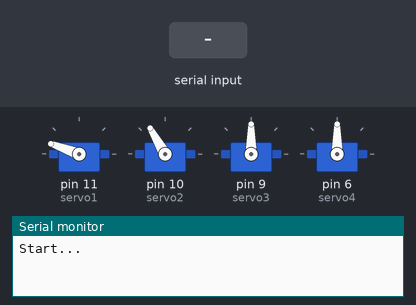
Bench run of a sketch on a simulated Arduino Uno, built with avr-gcc and run on an emulated ATmega328P. Shown: 4 × servo, the last lines printed to the serial monitor. Inputs (shaded band) come from the test bench.

Above: at 1.2 s.
1.3 s: "PICK" received over Serial
At 2.0 s:
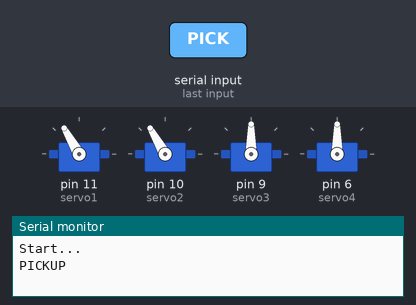
At 7.7 s:
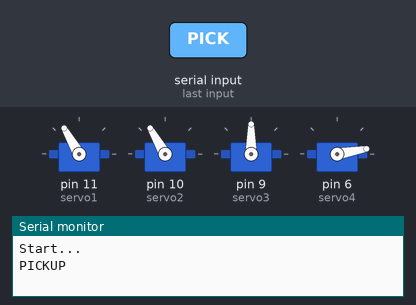
Timing chart, 0 to 12.8 s (numbered marks = the images above; inputs shaded):
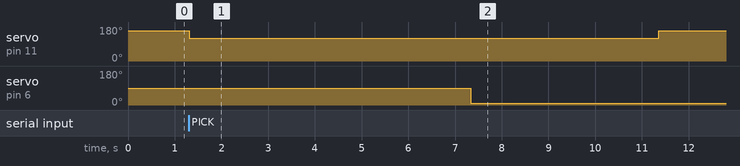

Measured:
- after the input at 1.3 s, servo on pin 11 (servo1): 160° → 120° at once, → 160° 10.1 s later; servo on pin 6 (servo4): 90° → 10° after 6.0 s

The sketch:

ARM_Arduino.ino
```cpp
#include <Servo.h>

Servo servo1;
Servo servo2;
Servo servo3;
Servo servo4;

int val1 = 160;   // (default) max 160, (pickup) min 120
int val2 = 120;    // (backward) max 120, (forward) min 70
int val3 = 90;    // (down) max 170, (up) min 90
int val4 = 90;    // (left) max 150, (right) min 10

int maxval1 = 160, minval1 = 120;
int maxval2 = 120, minval2 = 70;
int maxval3 = 170, minval3 = 90;
int maxval4 = 150, minval4 = 10;
int moveA = val1-10;
int moveB = val2-10;
int moveC = val3-10;
int moveD = val4-10;
int degree = 10;
int delayMove = 10;

void servoA() {
  if(val1>maxval1) val1 = maxval1;
  else if(val1<minval1) val1 = minval1;
  servo1.write(val1);
  delay(delayMove);
}

void servoB() {
  if(val2>maxval2) val2 = maxval2;
  else if(val2<minval2) val2 = minval2;
  servo2.write(val2);
  delay(delayMove);
}

void servoC() {
  if(val3>maxval3) val3 = maxval3;
  else if(val3<minval3) val3 = minval3;
  servo3.write(val3);
  delay(delayMove);
}

void servoD() {
  if(val4>maxval4) val4 = maxval4;
  else if(val4<minval4) val4 = minval4;
  servo4.write(val4);
  delay(delayMove);
}

void resetCrane(){
  val1 = 160;
  val2 = 120;
  val3 = 90;
  val4 = 90;
  servoA();
  delay(2000);
  servoB();
  delay(2000);
  servoC();
  delay(2000);
  servoD();
  delay(2000);
  Serial.println("NEWGAME");
}

void setup() {
  servo1.attach(11);
  servo2.attach(10);
  servo3.attach(9);
  servo4.attach(6);

  Serial.begin(9600);
  Serial.println("Start...");
  servoA();
  servoB();
  servoC();
  servoD();
}

void loop() {
  String readString = "";
  while (Serial.available()) {
    delay(2);  //delay to allow byte to arrive in input buffer
    char c = Serial.read();
    readString += c;

    if(readString == "PICK" || readString == "UP" || readString == "DOWN" || readString == "FORWARD" || readString == "BACKWARD" || readString == "LEFT" || readString == "RIGHT" || readString == "RESET") {
      break;
    }
  }

  if(readString == "PICK") {
    Serial.println("PICKUP");
    val1 = minval1;
    servoA();
    delay(2000);
    val2 = maxval2;
    servoB();
    delay(2000);
    val3 = minval3;
    servoC();
    delay(2000);
    val4 = minval4;
    servoD();
    delay(2000);
    val1 = minval1;
    servoA();
    delay(2000);
    resetCrane();
    readString = "";
  }

  if(readString == "UP") {
    val2 += degree;
    servoB();
    readString = "";
  }

  if(readString == "DOWN") {
    val2 -= degree;
    servoB();
    readString = "";
  }

  if(readString == "FORWARD") {
    val3 += degree;
    servoC();
    readString = "";
  }

  if(readString == "BACKWARD") {
    val3 -= degree;
    servoC();
    readString = "";
  }

  if(readString == "LEFT") {
    val4 += degree;
    servoD();
    readString = "";
  }

  if(readString == "RIGHT") {
    val4 -= degree;
    servoD();
    readString = "";
  }

  if(readString == "RESET") {
    resetCrane();
    readString = "";
  }
}
```
